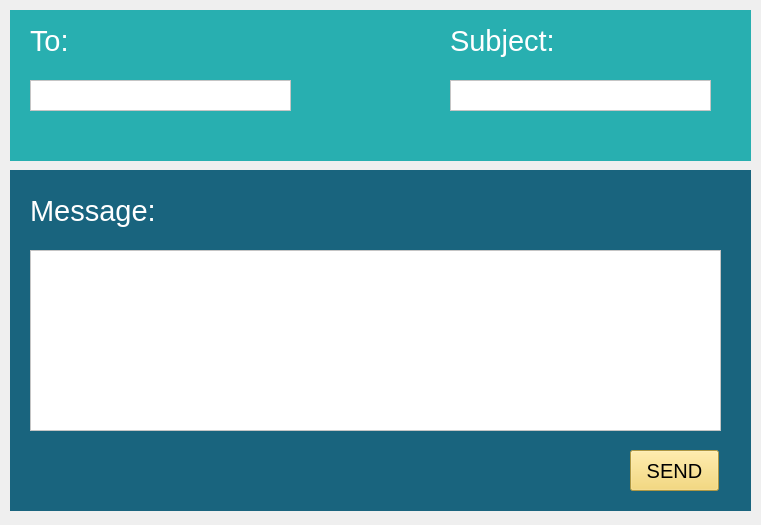
<?xml version="1.0" encoding="UTF-8"?>
<ui version="4.0">
 <class>Form</class>
 <widget class="QWidget" name="Form">
  <property name="geometry">
   <rect>
    <x>0</x>
    <y>0</y>
    <width>761</width>
    <height>525</height>
   </rect>
  </property>
  <property name="windowTitle">
   <string>Form</string>
  </property>
  <widget class="QWidget" name="widget" native="true">
   <property name="geometry">
    <rect>
     <x>10</x>
     <y>170</y>
     <width>741</width>
     <height>341</height>
    </rect>
   </property>
   <property name="styleSheet">
    <string notr="true">background-color:#19647E;</string>
   </property>
   <widget class="QLabel" name="label_3">
    <property name="geometry">
     <rect>
      <x>20</x>
      <y>20</y>
      <width>141</width>
      <height>41</height>
     </rect>
    </property>
    <property name="font">
     <font>
      <pointsize>22</pointsize>
     </font>
    </property>
    <property name="styleSheet">
     <string notr="true">color:white</string>
    </property>
    <property name="text">
     <string>Message:</string>
    </property>
   </widget>
   <widget class="QTextEdit" name="messagetxt">
    <property name="geometry">
     <rect>
      <x>20</x>
      <y>80</y>
      <width>691</width>
      <height>181</height>
     </rect>
    </property>
    <property name="font">
     <font>
      <pointsize>15</pointsize>
     </font>
    </property>
    <property name="styleSheet">
     <string notr="true">Background-color:white;</string>
    </property>
   </widget>
   <widget class="QPushButton" name="pushButton">
    <property name="geometry">
     <rect>
      <x>620</x>
      <y>280</y>
      <width>89</width>
      <height>41</height>
     </rect>
    </property>
    <property name="font">
     <font>
      <pointsize>15</pointsize>
     </font>
    </property>
    <property name="styleSheet">
     <string notr="true">Background-color:#F4D35E;</string>
    </property>
    <property name="text">
     <string>SEND</string>
    </property>
   </widget>
  </widget>
  <widget class="QWidget" name="widget_2" native="true">
   <property name="geometry">
    <rect>
     <x>10</x>
     <y>10</y>
     <width>741</width>
     <height>151</height>
    </rect>
   </property>
   <property name="styleSheet">
    <string notr="true">background-color:#28AFB0;</string>
   </property>
   <widget class="QLabel" name="label">
    <property name="geometry">
     <rect>
      <x>20</x>
      <y>10</y>
      <width>101</width>
      <height>41</height>
     </rect>
    </property>
    <property name="font">
     <font>
      <pointsize>22</pointsize>
     </font>
    </property>
    <property name="styleSheet">
     <string notr="true">color:white</string>
    </property>
    <property name="text">
     <string>To:</string>
    </property>
   </widget>
   <widget class="QLabel" name="label_2">
    <property name="geometry">
     <rect>
      <x>440</x>
      <y>10</y>
      <width>141</width>
      <height>41</height>
     </rect>
    </property>
    <property name="font">
     <font>
      <pointsize>22</pointsize>
     </font>
    </property>
    <property name="styleSheet">
     <string notr="true">color:white</string>
    </property>
    <property name="text">
     <string>Subject:</string>
    </property>
   </widget>
   <widget class="QTextEdit" name="send_totxt">
    <property name="geometry">
     <rect>
      <x>20</x>
      <y>70</y>
      <width>261</width>
      <height>31</height>
     </rect>
    </property>
    <property name="font">
     <font>
      <pointsize>13</pointsize>
     </font>
    </property>
    <property name="styleSheet">
     <string notr="true">Background-color:white;</string>
    </property>
   </widget>
   <widget class="QTextEdit" name="subject_totxt">
    <property name="geometry">
     <rect>
      <x>440</x>
      <y>70</y>
      <width>261</width>
      <height>31</height>
     </rect>
    </property>
    <property name="font">
     <font>
      <pointsize>13</pointsize>
     </font>
    </property>
    <property name="styleSheet">
     <string notr="true">Background-color:white;</string>
    </property>
   </widget>
  </widget>
 </widget>
 <resources/>
 <connections/>
</ui>
